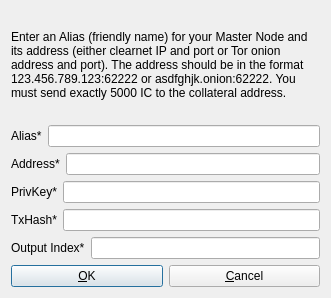
<?xml version="1.0" encoding="UTF-8"?>
<ui version="4.0">
 <class>AddEditAdrenalineNode</class>
 <widget class="QDialog" name="AddEditAdrenalineNode">
  <property name="geometry">
   <rect>
    <x>0</x>
    <y>0</y>
    <width>331</width>
    <height>298</height>
   </rect>
  </property>
  <property name="windowTitle">
   <string>Add/Edit TongBaoCoin Node</string>
  </property>
  <property name="modal">
   <bool>true</bool>
  </property>
  <layout class="QVBoxLayout" name="verticalLayout">
   <item>
    <widget class="QLabel" name="label_9">
     <property name="sizePolicy">
      <sizepolicy hsizetype="Preferred" vsizetype="Expanding">
       <horstretch>0</horstretch>
       <verstretch>0</verstretch>
      </sizepolicy>
     </property>
     <property name="text">
      <string>&lt;html&gt;&lt;head/&gt;&lt;body&gt;&lt;p&gt;Enter an Alias (friendly name) for your Master Node and its address (either clearnet IP and port or Tor onion address and port). The address should be in the format 123.456.789.123:62222 or asdfghjk.onion:62222. You must send exactly 5000 IC to the collateral address.&lt;/p&gt;&lt;/body&gt;&lt;/html&gt;</string>
     </property>
     <property name="wordWrap">
      <bool>true</bool>
     </property>
    </widget>
   </item>
   <item>
    <layout class="QHBoxLayout" name="horizontalLayout_4">
     <property name="bottomMargin">
      <number>0</number>
     </property>
     <item>
      <widget class="QLabel" name="label_4">
       <property name="text">
        <string>Alias*</string>
       </property>
      </widget>
     </item>
     <item>
      <widget class="QLineEdit" name="aliasLineEdit"/>
     </item>
    </layout>
   </item>
   <item>
    <layout class="QHBoxLayout" name="horizontalLayout_5">
     <property name="bottomMargin">
      <number>0</number>
     </property>
     <item>
      <widget class="QLabel" name="label_6">
       <property name="text">
        <string>Address*</string>
       </property>
      </widget>
     </item>
     <item>
      <widget class="QLineEdit" name="addressLineEdit"/>
     </item>
    </layout>
   </item>
   <item>
    <layout class="QHBoxLayout" name="horizontalLayout_3">
     <property name="bottomMargin">
      <number>0</number>
     </property>
     <item>
      <widget class="QLabel" name="label_5">
       <property name="text">
        <string>PrivKey*</string>
       </property>
      </widget>
     </item>
     <item>
      <widget class="QLineEdit" name="privkeyLineEdit"/>
     </item>
    </layout>
   </item>
   <item>
    <layout class="QHBoxLayout" name="horizontalLayout_2">
     <property name="bottomMargin">
      <number>0</number>
     </property>
     <item>
      <widget class="QLabel" name="label_2">
       <property name="text">
        <string>TxHash*</string>
       </property>
      </widget>
     </item>
     <item>
      <widget class="QLineEdit" name="txhashLineEdit"/>
     </item>
    </layout>
   </item>
   <item>
    <layout class="QHBoxLayout" name="horizontalLayout_8">
     <property name="bottomMargin">
      <number>0</number>
     </property>
     <item>
      <widget class="QLabel" name="label_8">
       <property name="text">
        <string>Output Index*</string>
       </property>
      </widget>
     </item>
     <item>
      <widget class="QLineEdit" name="outputindexLineEdit"/>
     </item>
    </layout>
   </item>
   <item>
    <layout class="QHBoxLayout" name="horizontalLayout_Buttons">
     <item>
      <widget class="QPushButton" name="okButton">
       <property name="text">
        <string>&amp;OK</string>
       </property>
      </widget>
     </item>
     <item>
      <widget class="QPushButton" name="cancelButton">
       <property name="text">
        <string>&amp;Cancel</string>
       </property>
       <property name="autoDefault">
        <bool>false</bool>
       </property>
      </widget>
     </item>
    </layout>
   </item>
  </layout>
 </widget>
 <resources/>
 <connections/>
</ui>
